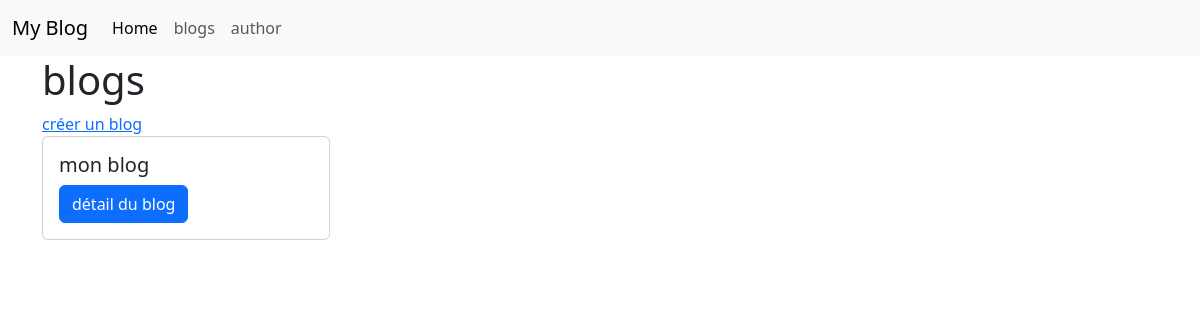
The app's page /blogs, older data.
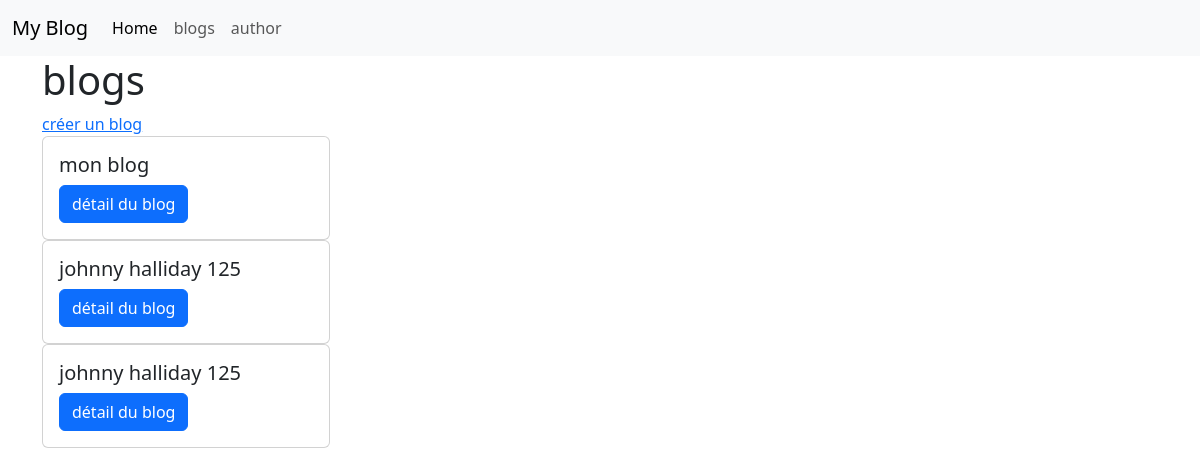
The same page, newer data.
### blog/models.py (models this page shows)
class Blog(models.Model):
    name = models.TextField(max_length=100, help_text="entrer le nom du blog")
    author = models.TextField(max_length=100, help_text="saisir le nom de l'auteur")
    created_at = models.DateField(auto_now_add=True)
    class Meta:
        ordering = ["created_at"]
    def get_absolute_url(self):
        return reverse("blog:blog-detail", kwargs={"id": self.pk})
    def __str__(self) -> str:
        return self.name

### blog/views.py (the view)
# urls.py: path('blogs', views.get_all, name="blogs"),
def get_all(request):
    blogs = Blog.objects.all()
    return render(request, 'blog/blog-list.html', {'blogs': blogs})

### blog/templates/blog/blog-list.html
{% extends 'base.html' %}
{% block content %}
<h1>blogs</h1>
<a class="button" href="{% url 'blog:blog-create' %}">créer un blog</a>
{% if blogs %}
{% for blog in blogs %}
<div class="card" style="width: 18rem;">
    <div class="card-body">
      <h5 class="card-title">{{ blog }}</h5>
      <a href="{{ blog.get_absolute_url }}" class="btn btn-primary">détail du blog</a>
    </div>
  </div>
{% endfor %}
{% else %}
<p> Aucun blog à afficher </p>
{% endif %}
{% endblock %}

### blog/templates/base.html (shortened to what this page needs)
<!DOCTYPE html>
<html lang="fr">
<head>
    <link href="https://cdn.jsdelivr.net/npm/bootstrap@5.3.0-alpha1/dist/css/bootstrap.min.css" rel="stylesheet">
</head>
<body>
    <header>
        <nav class="navbar navbar-expand-lg bg-body-tertiary">
            <div class="container-fluid">
              <a class="navbar-brand" href="{% url 'blog:index' %}">My Blog</a>
              <div class="collapse navbar-collapse" id="navbarNavAltMarkup">
                <div class="navbar-nav">
                  <a class="nav-link active" aria-current="page" href="{% url 'blog:index' %}">Home</a>
                  <a class="nav-link" href="{% url 'blog:blogs' %}">blogs</a>
                  <a class="nav-link" href="#">author</a>
                </div>
              </div>
            </div>
          </nav>
    </header>
    <main>
        <div id="content" class="container">
            {% block content %}{% endblock %}
        </div>
    </main>
</body>
</html>

Row changes from the older to the newer data that the page shows:
added Blog: name "johnny halliday 125"
added Blog: name "johnny halliday 125"
